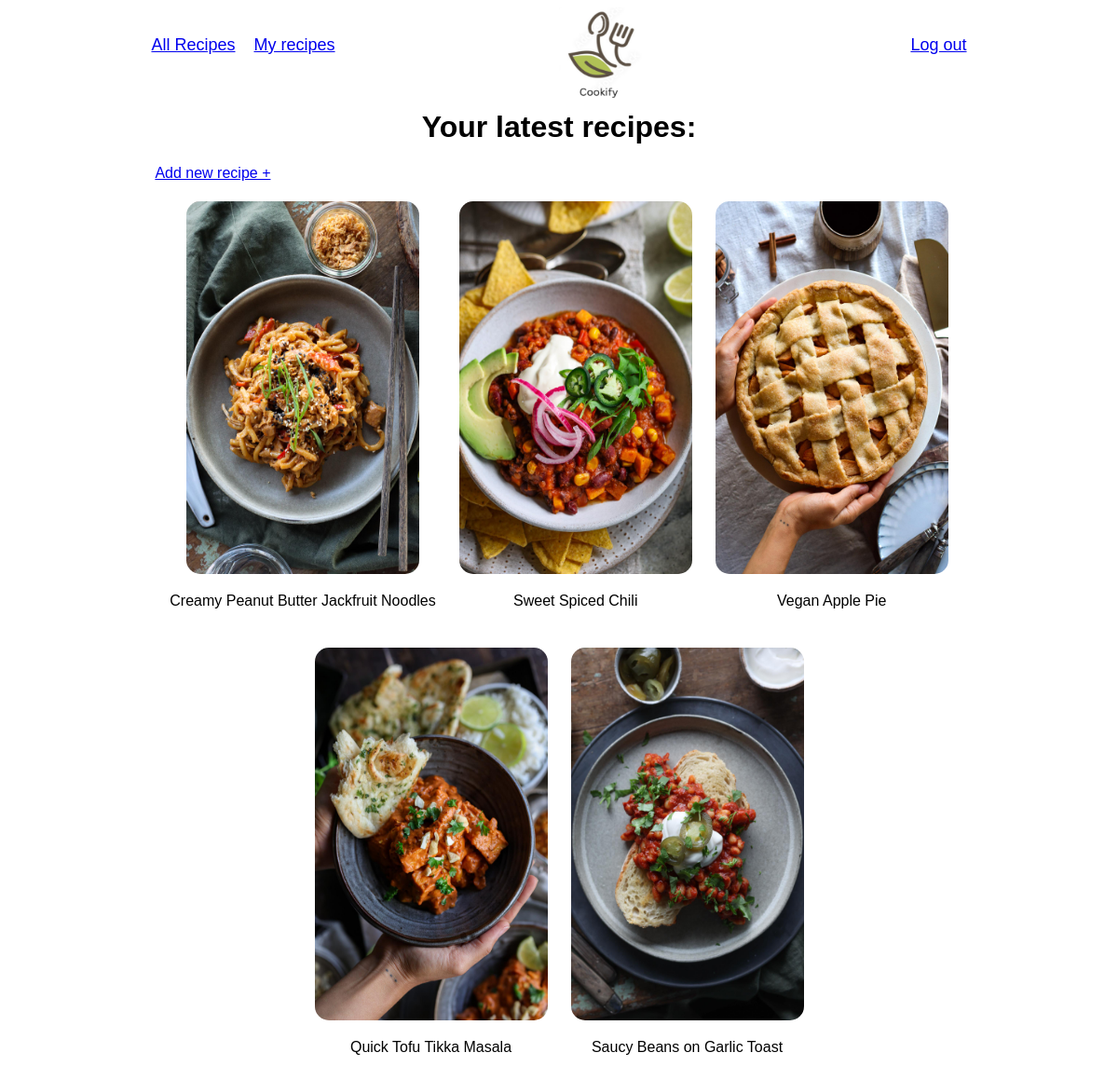
The app's page /recipes/ (signed in) with its own data.
### recipes/models.py (models this page shows, shortened)
class Recipe(models.Model):
    title = models.CharField(max_length=255)
    description = models.TextField(default="")
    steps = models.TextField(default="")
    ingredients = models.TextField(default="")
    date = models.DateTimeField(auto_now_add=True)
    author = models.ForeignKey(
        get_user_model(),
        on_delete=models.CASCADE,
    )
    image = models.ImageField(upload_to='pics', default="pics/default.jpg")

### recipes/views.py (the view)
# urls.py: path('', RecipeListView.as_view(), name='recipe_list'),
class RecipeListView(LoginRequiredMixin, ListView):
    model = Recipe
    template_name = 'recipe_list.html'

### templates/recipe_list.html
{% extends 'base.html' %}
{% block content %}
    <div class="recipe-body">
        <h1>Your latest recipes: </h1>
            <p style="margin-left: 10%"><a href="{% url 'recipe_new' %}">Add new recipe +</a></p>
            <div class="recipe-list">
                {% for recipe in object_list %}
                    {% if user == recipe.author %}
                        <div class="recipe-tn-title">
                            <a href="{% url 'recipe_detail' recipe.pk %}"><img class="recipe-img" src="{{ recipe.image.url }}" alt="img"></a>
                            <p>{{ recipe.title }}</p>
                        </div>
                    {% endif %}
                {% endfor %}
            </div>
    </div>
{% endblock %}

### static/css/base.css (style rules this page uses)
html { font-family: 'Cotoris', sans-serif; }
h1 { font-family: 'CotorisBold',sans-serif; }
h1 { text-align: center }
.recipe-list, .right, .second, .third { display: flex; gap: 25px; }
.recipe-body { margin-left: 50px; margin-right: 50px; }
.recipe-list { padding: 5px; flex-flow: row wrap; justify-content: center; }
.recipe-img { border-radius: 15px; height: 400px; width: 250px; }
.recipe-tn-title, .recipe-entry { display: flex; flex-direction: column; align-items: center; justify-content: center; }

### records on screen
Recipe: image (picture), title "Creamy Peanut Butter Jackfruit Noodles"
Recipe: image (picture), title "Sweet Spiced Chili"
Recipe: image (picture), title "Vegan Apple Pie"
Recipe: image (picture), title "Quick Tofu Tikka Masala"
Recipe: image (picture), title "Saucy Beans on Garlic Toast"
